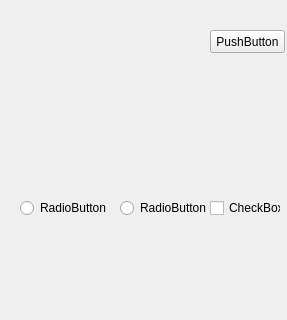
<?xml version="1.0" encoding="UTF-8"?>
<ui version="4.0">
 <class>voxset</class>
 <widget class="QWidget" name="voxset">
  <property name="geometry">
   <rect>
    <x>0</x>
    <y>0</y>
    <width>287</width>
    <height>320</height>
   </rect>
  </property>
  <property name="windowTitle">
   <string>Form</string>
  </property>
  <widget class="QPushButton" name="pushButton">
   <property name="geometry">
    <rect>
     <x>210</x>
     <y>30</y>
     <width>75</width>
     <height>23</height>
    </rect>
   </property>
   <property name="text">
    <string>PushButton</string>
   </property>
  </widget>
  <widget class="QCheckBox" name="checkBox">
   <property name="geometry">
    <rect>
     <x>210</x>
     <y>200</y>
     <width>71</width>
     <height>16</height>
    </rect>
   </property>
   <property name="text">
    <string>CheckBox</string>
   </property>
  </widget>
  <widget class="QRadioButton" name="radioButton">
   <property name="geometry">
    <rect>
     <x>20</x>
     <y>200</y>
     <width>89</width>
     <height>16</height>
    </rect>
   </property>
   <property name="text">
    <string>RadioButton</string>
   </property>
  </widget>
  <widget class="QRadioButton" name="radioButton_2">
   <property name="geometry">
    <rect>
     <x>120</x>
     <y>200</y>
     <width>89</width>
     <height>16</height>
    </rect>
   </property>
   <property name="text">
    <string>RadioButton</string>
   </property>
  </widget>
 </widget>
 <resources/>
 <connections/>
</ui>
